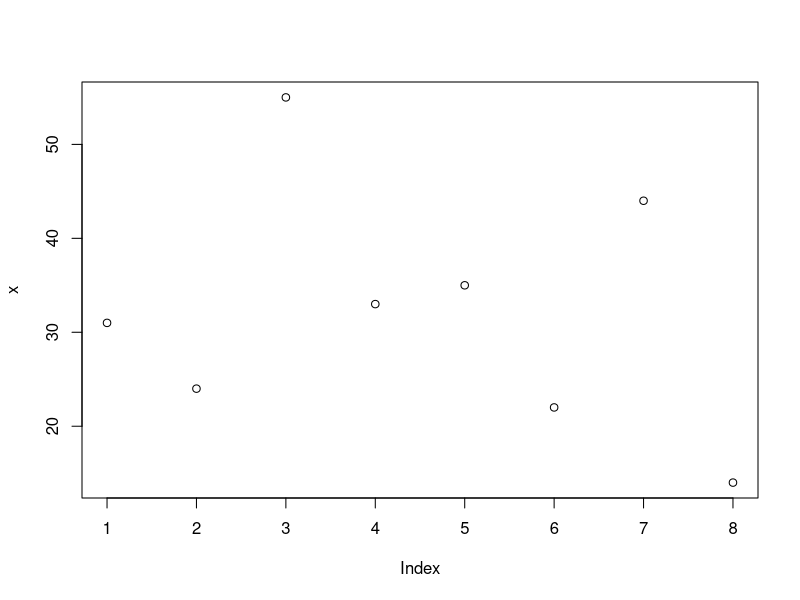
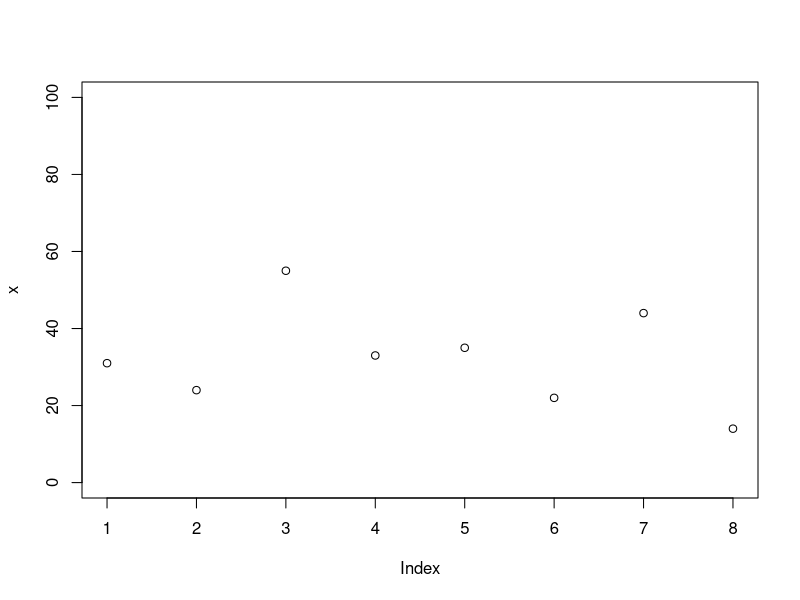
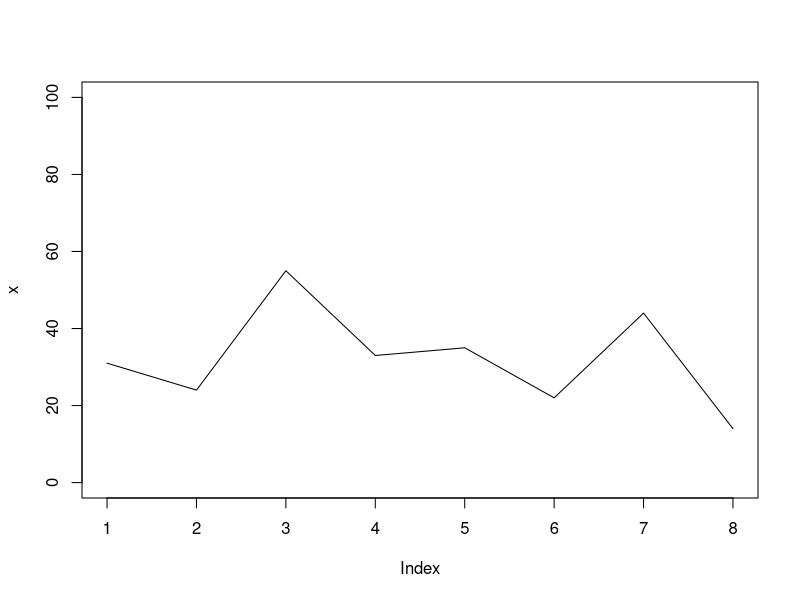
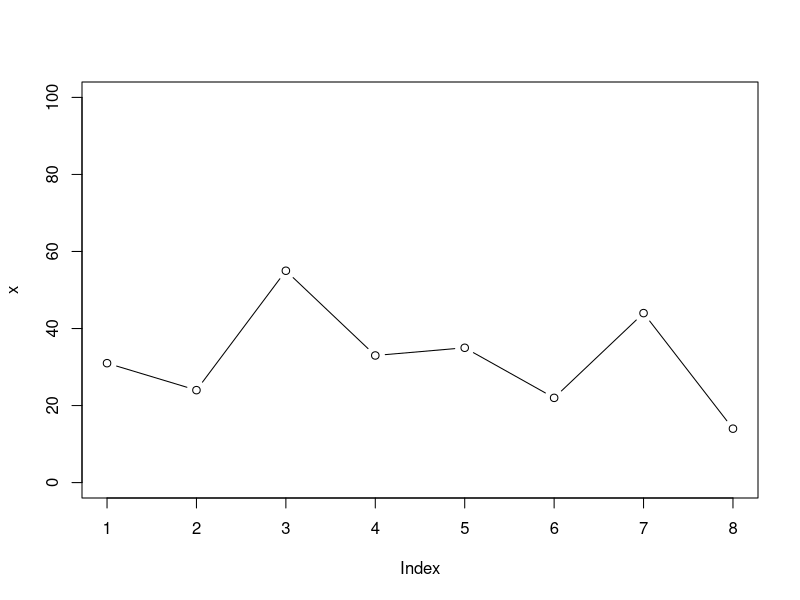
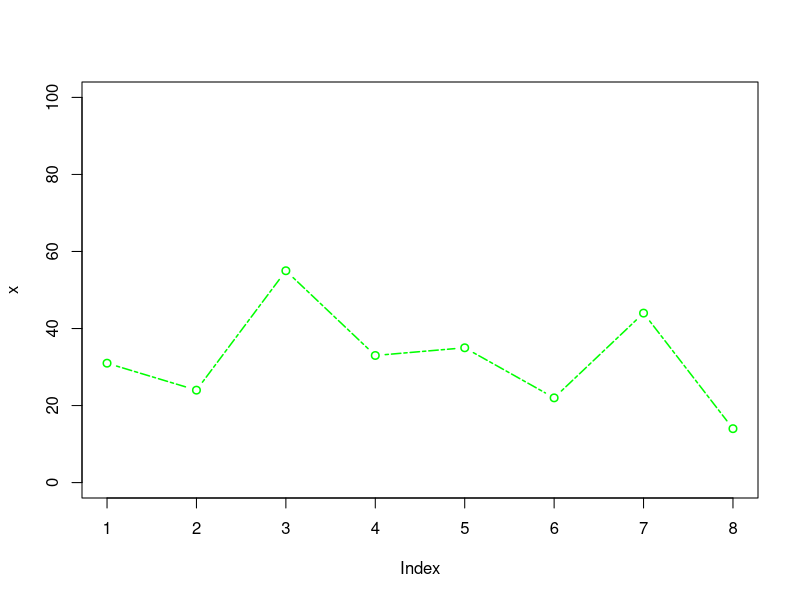

The R source for these figures, in order:

x = c(31,24, 55,33,35,22,44,14)

plot(x, type = 'p')
plot(x, type='p', ylim=c(0,100))
plot(x, type='l', ylim=c(0,100))
plot(x, type='b', ylim=c(0,100))

plot(x, type='b', ylim=c(0,100),col='green', lty = 6, lwd=1.5)




